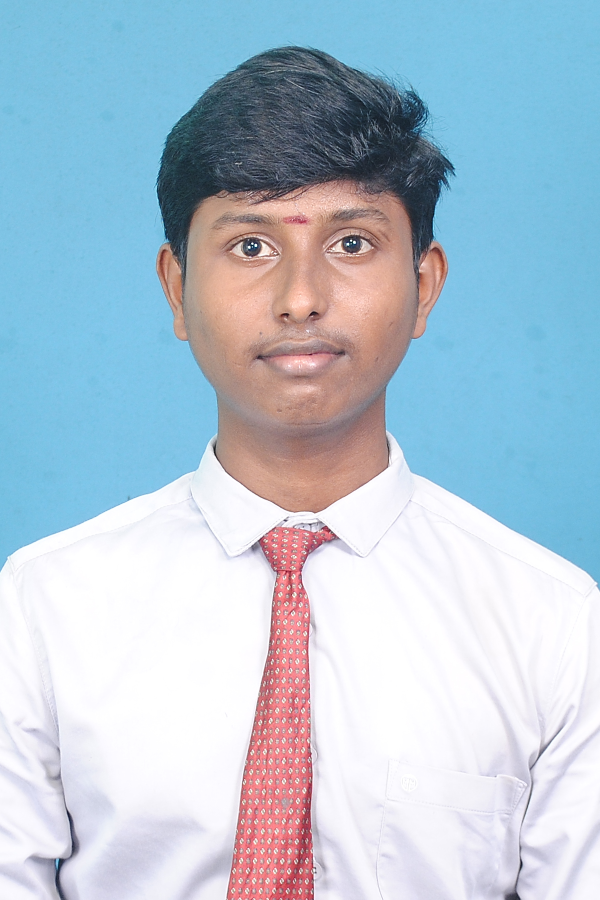
#> input picture photos/D.photo.jpg, 1200 x 1800 px (shown at 1/2 size)
$ python basicfun.py
#> lines starting #> are read from the running program, lines starting #| are printed output that depends on the picture; after the words box and inside, x2 and y2 are one past the last pixel; in counts of white or black regions, pixels touching at a corner belong together
import cv2 as cv
import numpy as np
#read the image
img=cv.imread('./photos/D.photo.jpg')
#> img is the input picture: shape (1800, 1200, 3); mean B, G, R 212.1, 197.2, 178.3
cv.imshow('Dhaya',img)

# convert the image to gray scale
gray=cv.cvtColor(img,cv.COLOR_BGR2GRAY)
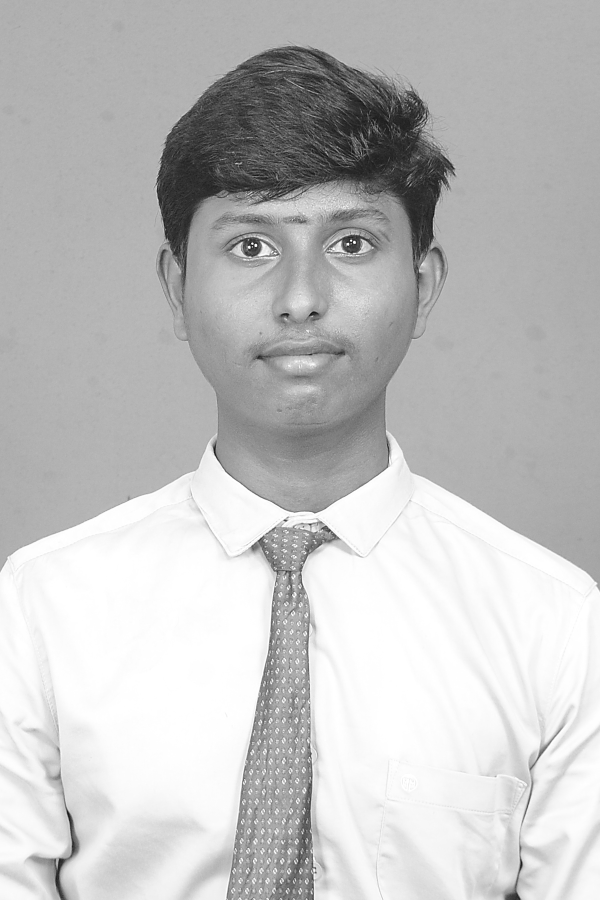
#> gray: shape (1800, 1200) (shown at 1/2 size); min 8, max 255, mean 193.3
cv.imshow('Gray',gray)
#blur the iamge
blur=cv.GaussianBlur(img,(7,7),cv.BORDER_DEFAULT)
cv.imshow('Blur',blur)
#edge cascade
canny=cv.Canny(blur,125,175)
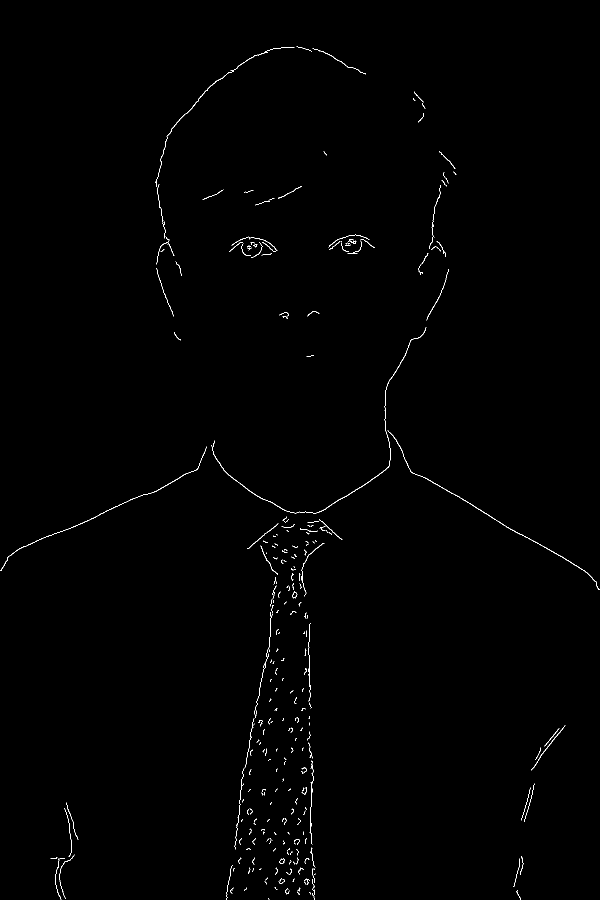
#> canny: shape (1800, 1200) (shown at 1/2 size); 0.46% white in thin lines or dots
cv.imshow('Canny',canny)
#dilate the image
dilated=cv.dilate(canny,(7,7),iterations=3)
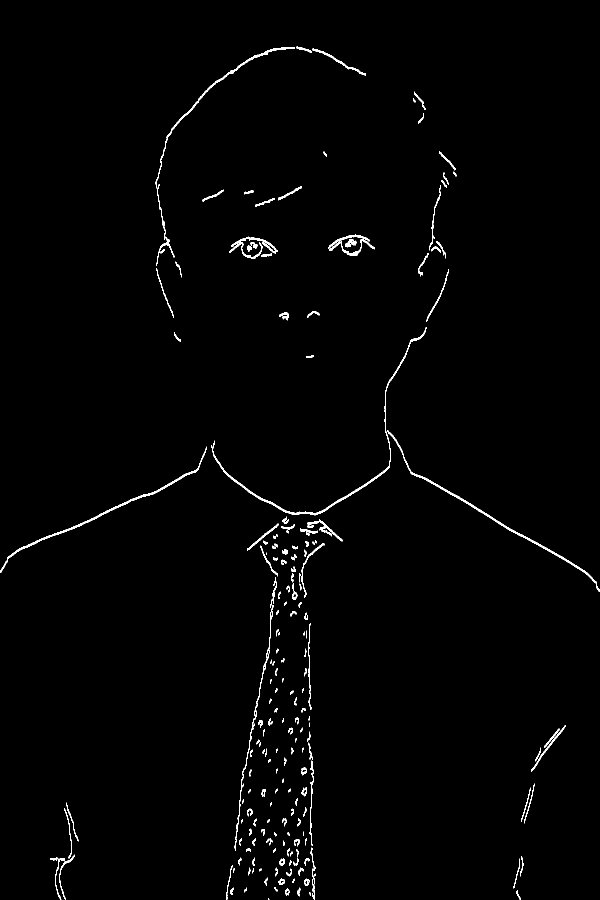
#> dilated: shape (1800, 1200) (shown at 1/2 size); 1.1% white; 236 white regions (36 under 20 px), largest, box (x1, y1, x2, y2) and area: (422, 654, 853, 1031) 2324, (775, 860, 1200, 1183) 1970, (0, 893, 413, 1145) 1826
cv.imshow('Dilated',dilated)
#erode the image
eroded=cv.erode(dilated,(7,7),iterations=3)
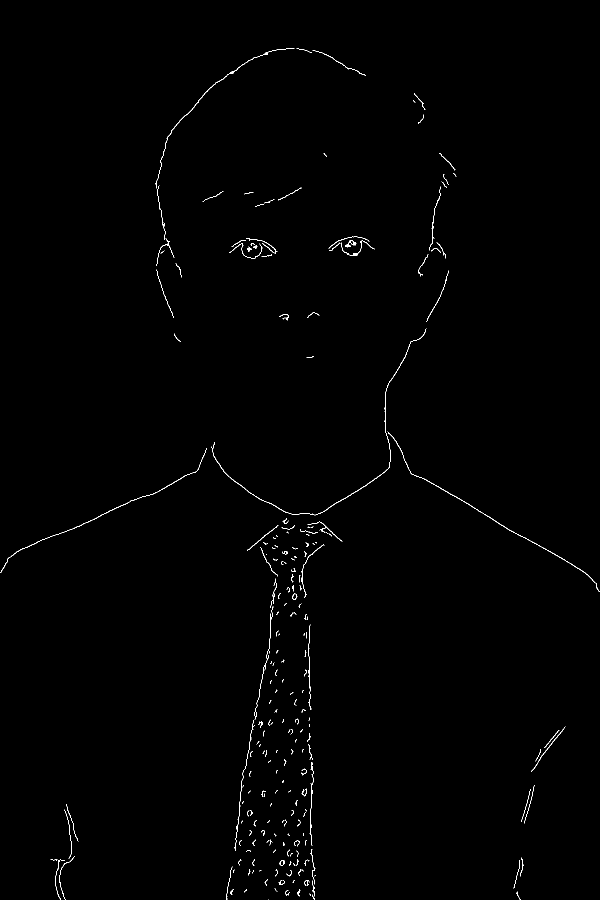
#> eroded: shape (1800, 1200) (shown at 1/2 size); 0.48% white in thin lines or dots
cv.imshow('Eroded',eroded)
#resize the image
resize=cv.resize(img,(500,500),interpolation=cv.INTER_AREA)
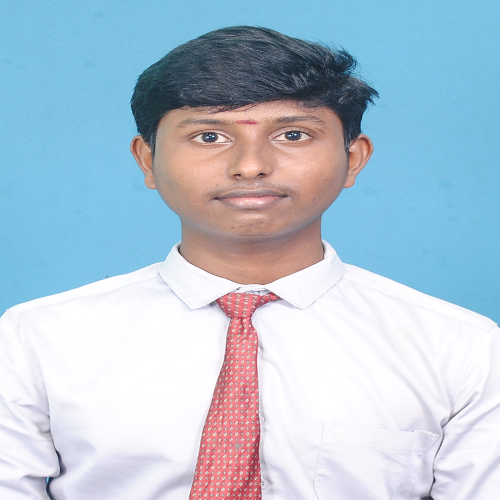
#> resize: shape (500, 500, 3); mean B, G, R 212.1, 197.2, 178.3
cv.imshow('Resize',resize)
#crop the image
crop=img[50:200,200:400]
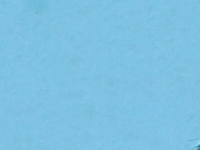
#> crop: shape (150, 200, 3); mean B, G, R 226, 194.1, 126
cv.imshow('Crop',crop)

cv.waitKey(0)
